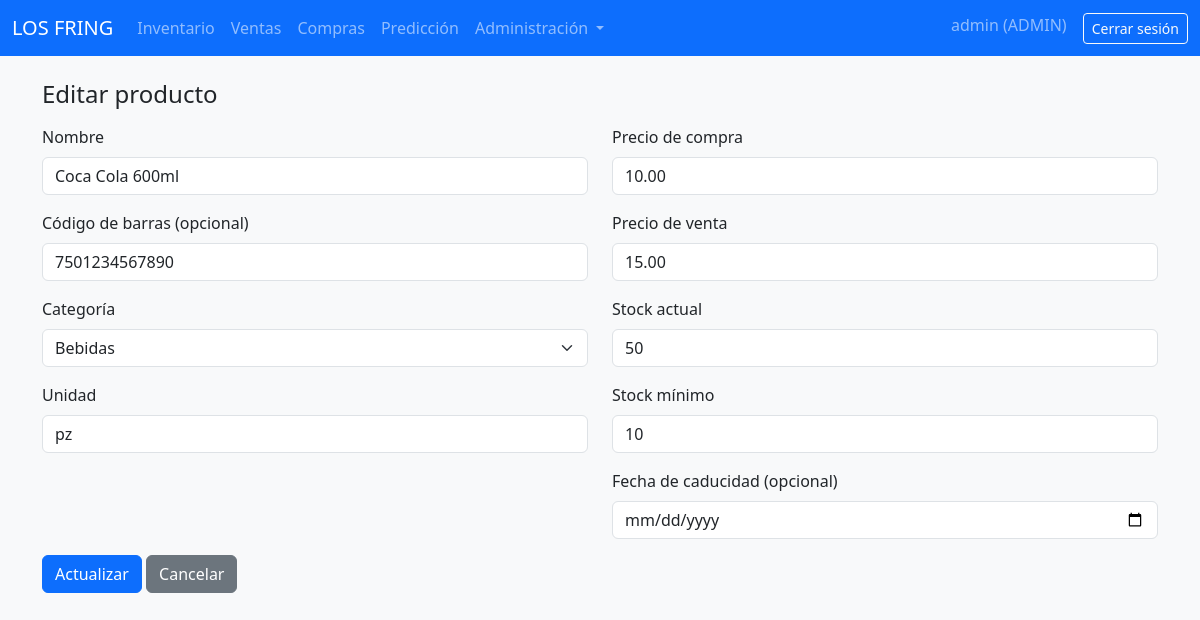
Page /productos/editar.php?id=1 (signed in) on the committed database.
### tables this page shows
CREATE TABLE IF NOT EXISTS productos (
  id_producto INT AUTO_INCREMENT PRIMARY KEY,
  codigo_barras VARCHAR(50) DEFAULT NULL,
  nombre VARCHAR(150) NOT NULL,
  id_categoria INT DEFAULT NULL,
  precio_compra DECIMAL(10,2) NOT NULL DEFAULT 0,
  precio_venta DECIMAL(10,2) NOT NULL DEFAULT 0,
  stock_actual INT NOT NULL DEFAULT 0,
  stock_minimo INT NOT NULL DEFAULT 0,
  unidad VARCHAR(20) NOT NULL DEFAULT 'pz',
  fecha_caducidad DATE DEFAULT NULL,
  CONSTRAINT fk_productos_categoria
    FOREIGN KEY (id_categoria) REFERENCES categorias(id_categoria)
    ON UPDATE CASCADE ON DELETE SET NULL
);

CREATE TABLE IF NOT EXISTS categorias (
  id_categoria INT AUTO_INCREMENT PRIMARY KEY,
  nombre VARCHAR(100) NOT NULL
);

### productos/editar.php (the view, shortened to what this page needs)
<?php
$pdo = getPDO();
$id = (int)($_GET['id'] ?? 0);
$stmt = $pdo->prepare('SELECT * FROM productos WHERE id_producto = :id');
$stmt->execute([':id' => $id]);
$producto = $stmt->fetch();
$categorias = $pdo->query('SELECT * FROM categorias ORDER BY nombre')->fetchAll();
include __DIR__ . '/../includes/header.php';
include __DIR__ . '/../includes/navbar.php';
?>
<div class="container">
    <h1 class="h4 mb-3">Editar producto</h1>
    <form method="post">
        <div class="row">
            <div class="col-md-6">
                <div class="mb-3">
                    <label for="nombre" class="form-label">Nombre</label>
                    <input type="text" class="form-control" id="nombre" name="nombre"
                           value="<?php echo htmlspecialchars($producto['nombre']); ?>" required>
                </div>
                <div class="mb-3">
                    <label for="codigo_barras" class="form-label">Código de barras (opcional)</label>
                    <input type="text" class="form-control" id="codigo_barras" name="codigo_barras"
                           value="<?php echo htmlspecialchars($producto['codigo_barras']); ?>">
                </div>
                <div class="mb-3">
                    <label for="id_categoria" class="form-label">Categoría</label>
                    <select class="form-select" id="id_categoria" name="id_categoria">
                        <?php foreach ($categorias as $cat): ?>
                            <option value="<?php echo (int)$cat['id_categoria']; ?>"
                                <?php echo ($producto['id_categoria'] == $cat['id_categoria']) ? 'selected' : ''; ?>>
                                <?php echo htmlspecialchars($cat['nombre']); ?>
                            </option>
                        <?php endforeach; ?>
                    </select>
                </div>
                <div class="mb-3">
                    <label for="unidad" class="form-label">Unidad</label>
                    <input type="text" class="form-control" id="unidad" name="unidad"
                           value="<?php echo htmlspecialchars($producto['unidad']); ?>">
                </div>
            </div>
            <div class="col-md-6">
                <div class="mb-3">
                    <label for="precio_compra" class="form-label">Precio de compra</label>
                    <input type="number" step="0.01" class="form-control" id="precio_compra" name="precio_compra"
                           value="<?php echo htmlspecialchars($producto['precio_compra']); ?>">
                </div>
                <div class="mb-3">
                    <label for="precio_venta" class="form-label">Precio de venta</label>
                    <input type="number" step="0.01" class="form-control" id="precio_venta" name="precio_venta"
                           value="<?php echo htmlspecialchars($producto['precio_venta']); ?>">
                </div>
                <div class="mb-3">
                    <label for="stock_actual" class="form-label">Stock actual</label>
                    <input type="number" class="form-control" id="stock_actual" name="stock_actual"
                           value="<?php echo htmlspecialchars($producto['stock_actual']); ?>">
                </div>
                <div class="mb-3">
                    <label for="stock_minimo" class="form-label">Stock mínimo</label>
                    <input type="number" class="form-control" id="stock_minimo" name="stock_minimo"
                           value="<?php echo htmlspecialchars($producto['stock_minimo']); ?>">
                </div>
                <div class="mb-3">
                    <label for="fecha_caducidad" class="form-label">Fecha de caducidad (opcional)</label>
                    <input type="date" class="form-control" id="fecha_caducidad" name="fecha_caducidad"
                           value="<?php echo htmlspecialchars($producto['fecha_caducidad']); ?>">
                </div>
            </div>
        </div>
        <button type="submit" class="btn btn-primary">Actualizar</button>
        <a href="listar.php" class="btn btn-secondary">Cancelar</a>
    </form>
</div>
<?php include __DIR__ . '/../includes/footer.php'; ?>

### assets/css/styles.css (style rules this page uses)
body { font-family: system-ui, -apple-system, BlinkMacSystemFont, "Segoe UI", sans-serif; }

### rows in the picture
productos: nombre "Coca Cola 600ml", codigo_barras "7501234567890", id_categoria "Bebidas", unidad "pz", precio_compra "10.00", precio_venta "15.00", stock_actual "50", stock_minimo "10"

### other values in the picture
$usuario "admin"
$rol "ADMIN"
